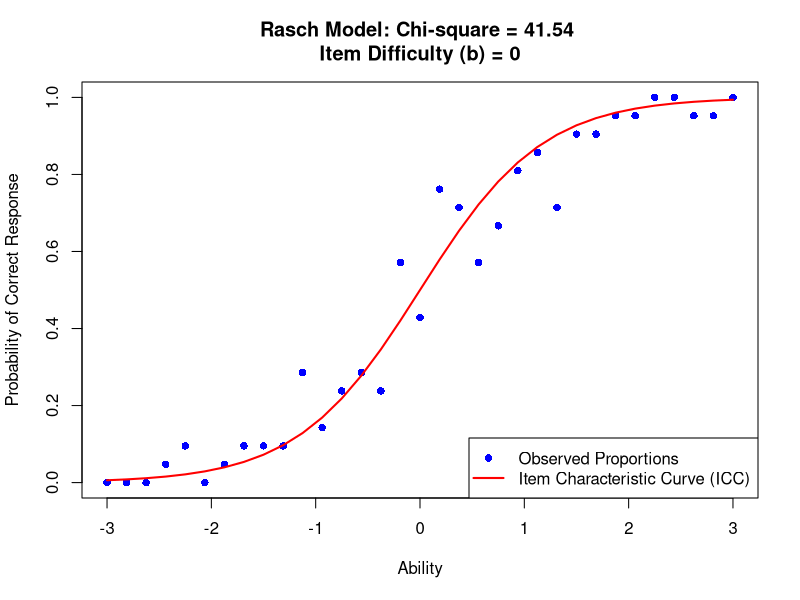

This figure's R source:
# ------------------------------------------------------------------------------------
# Item Response Simulation & Model Fit Assessment
#
# This script simulates item responses based on the Rasch model and evaluates 
# the fit of an Item Characteristic Curve (ICC). It:
# - Defines ability levels and assigns examinees.
# - Computes theoretical response probabilities.
# - Simulates observed responses using a probabilistic model.
# - Quantifies model fit through a Chi-square index.
# - Visualizes theoretical vs. observed response patterns.
# ------------------------------------------------------------------------------------


# Set a seed for reproducibility
set.seed(123)

# Generate a sequence of ability levels
ability_levels <- seq(-3, 3, 0.1875)  # From -3 to 3 with increments of 0.1875

# Set the number of examinees per ability level
num_examinees_per_level <- rep(21, length(ability_levels))  # 21 examinees for each level

# Generate the item difficulty parameter for the Rasch model
item_difficulty <- 0  # Change this as you like

# Calculate probabilities of a correct response (the ICC curve)
# This calculates the probability of a correct response at each ability level using the Rasch model formula
probability_correct <- numeric(length(ability_levels))  # Initialize probability vector
for (i in 1:length(ability_levels)) {
  # Apply Rasch formula
  probability_correct[i] <- 1 / (1 + exp(-1.7 * (ability_levels[i] - item_difficulty)))
}

# Simulate observed probability of correct responses i.e. "proportions"
observed_proportions <- rbinom(length(ability_levels), num_examinees_per_level, probability_correct) / num_examinees_per_level

# Calculate the Chi-square goodness-of-fit
chi_square_index <- 0  # Initialize Chi-square index
for (i in 1:length(ability_levels)) {
  chi_square_term <- num_examinees_per_level[i] * (observed_proportions[i] - probability_correct[i])^2 / 
    (probability_correct[i] * (1 - probability_correct[i]))
  chi_square_index <- chi_square_index + chi_square_term
}
chi_square_index <- round(chi_square_index, 2)  # Round to 2 decimal places

# Plot the observed proportions and the ICC on the same canvas
plot(
  ability_levels, observed_proportions,
  xlim = c(-3, 3), ylim = c(0, 1),
  xlab = "Ability", ylab = "Probability of Correct Response",
  main = paste("Rasch Model: Chi-square =", chi_square_index, "\nItem Difficulty (b) =", item_difficulty),
  pch = 16, col = "blue"  # Blue points for observed proportions
)

# Add the ICC (probability_correct) as a red line
lines(ability_levels, probability_correct, col = "red", lwd = 2)  # Red line for the ICC

# Add a legend to differentiate between the observed proportions and the ICC
legend(
  "bottomright", legend = c("Observed Proportions", "Item Characteristic Curve (ICC)"),
  col = c("blue", "red"), pch = c(16, NA), lty = c(NA, 1), lwd = c(NA, 2)
)

